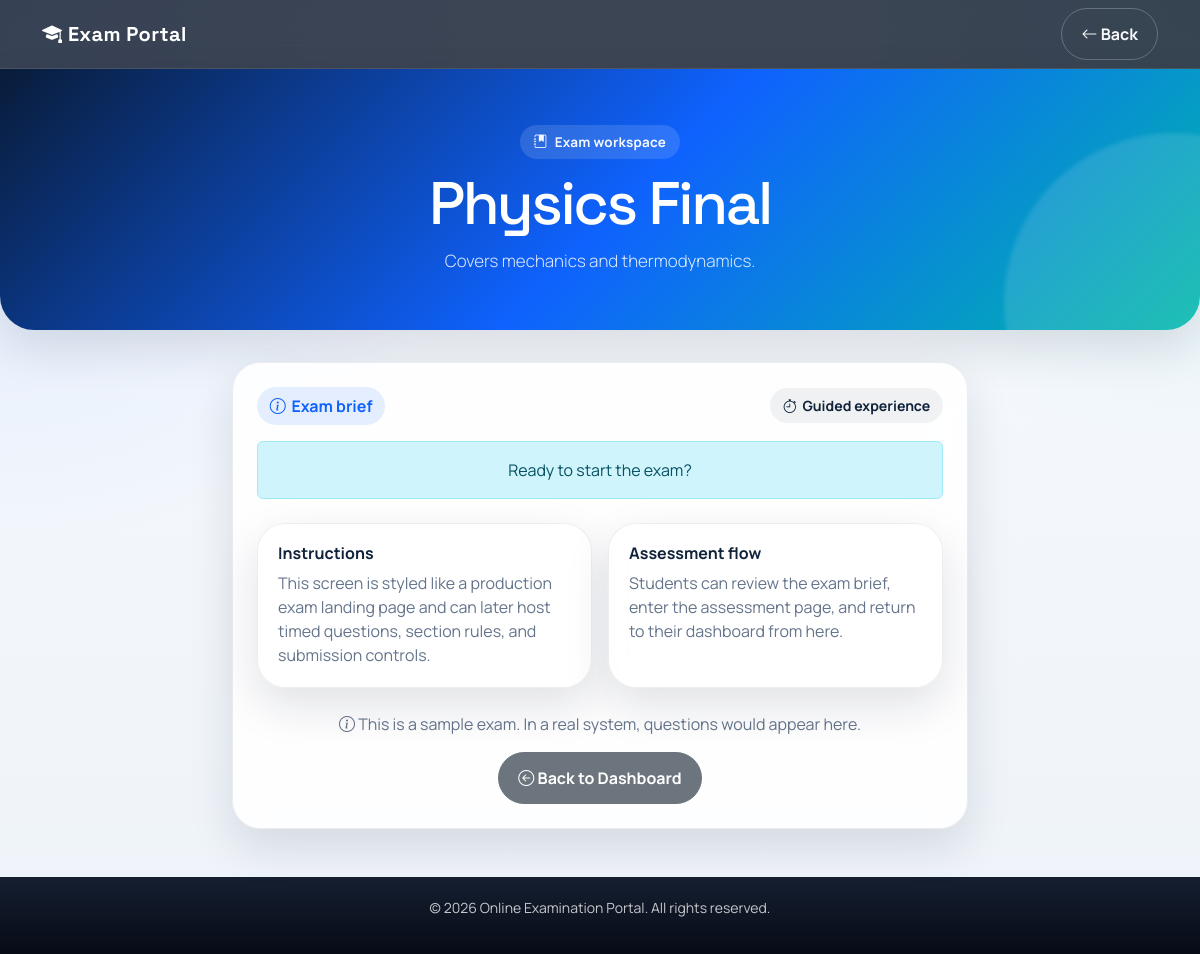
The page /exam.php?exam_id=2 on the database its author committed.
### tables this page shows
CREATE TABLE exams (
    id INT AUTO_INCREMENT PRIMARY KEY,
    title VARCHAR(100),
    description TEXT,
    created_by INT,
    created_at TIMESTAMP DEFAULT CURRENT_TIMESTAMP
);

### exam.php (the view, shortened to what this page needs)
<?php
include 'db.php';
$exam_id = (int)$_GET['exam_id'];
$query = "SELECT * FROM exams WHERE id = $exam_id";
$result = mysqli_query($conn, $query);
$exam = mysqli_fetch_assoc($result);
?>
<!DOCTYPE html>
<html lang="en">
<head>
    <link href="https://cdn.jsdelivr.net/npm/bootstrap@5.3.0/dist/css/bootstrap.min.css" rel="stylesheet">
    <link rel="stylesheet" href="https://cdn.jsdelivr.net/npm/bootstrap-icons@1.10.0/font/bootstrap-icons.css">
    <link rel="stylesheet" href="site.css">
</head>
<body>
    <nav class="navbar navbar-expand-lg navbar-dark bg-primary">
        <div class="container">
            <a class="navbar-brand" href="index.php"><i class="bi bi-mortarboard-fill"></i> Exam Portal</a>
            <div class="ms-auto">
                <a href="student_dashboard.php" class="btn btn-outline-light"><i class="bi bi-arrow-left"></i> Back</a>
            </div>
        </div>
    </nav>
    <div class="exam-header text-center">
        <div class="container">
            <span class="hero-kicker"><i class="bi bi-journal-bookmark-fill"></i> Exam workspace</span>
            <h1 class="hero-title mb-3"><?php echo htmlspecialchars($exam['title']); ?></h1>
            <p class="lead mb-0"><?php echo htmlspecialchars($exam['description']); ?></p>
        </div>
    </div>
    <div class="container">
        <div class="row justify-content-center">
            <div class="col-lg-8">
                <div class="exam-card text-center">
                    <div class="dashboard-toolbar mb-3">
                        <span class="badge-soft"><i class="bi bi-info-circle"></i> Exam brief</span>
                        <span class="pill"><i class="bi bi-stopwatch"></i> Guided experience</span>
                    </div>
                    <div id="message" class="alert alert-info"></div>
                    <div class="info-grid text-start my-4">
                        <div class="info-card">
                            <h6 class="fw-bold">Instructions</h6>
                            <p class="text-muted mb-0">This screen is styled like a production exam landing page and can later host timed questions, section rules, and submission controls.</p>
                        </div>
                        <div class="info-card">
                            <h6 class="fw-bold">Assessment flow</h6>
                            <p class="text-muted mb-0">Students can review the exam brief, enter the assessment page, and return to their dashboard from here.</p>
                        </div>
                    </div>
                    <p class="text-muted"><i class="bi bi-info-circle"></i> This is a sample exam. In a real system, questions would appear here.</p>
                    <a href="student_dashboard.php" class="btn btn-secondary"><i class="bi bi-arrow-left-circle"></i> Back to Dashboard</a>
                </div>
            </div>
        </div>
    </div>
    <div class="footer mt-5" style="background: #2d3748; color: #cbd5e0; padding: 20px 0; text-align: center;">
        <div class="container">
            <p class="small">&copy; 2026 Online Examination Portal. All rights reserved.</p>
        </div>
    </div>
</body>
</html>

### site.css (style rules this page uses)
:root { --bg: #f4f7fb; --surface: rgba(255, 255, 255, 0.88); --surface-strong: #ffffff; --text: #10233b; --muted: #64748b; --primary: #0f62fe; --primary-dark: #0b4fd6; --accent: #00b8a9; --border: rgba(16, 35, 59, 0.08); --shadow: 0 18px 45px rgba(15, 23, 42, 0.12); --radius-xl: 28px; --radius-lg: 22px; --radius-md: 16px; }
* { box-sizing: border-box; }
html { scroll-behavior: smooth; }
body { font-family: 'Manrope', sans-serif; color: var(--text); background: radial-gradient(circle at top left, rgba(15, 98, 254, 0.12), transparent 36%), radial-gradient(circle at top right, rgba(0, 184, 169, 0.12), transparent 30%), linear-gradient(180deg, #f8fbff 0%, #eef3f9 100%); min-height: 100vh; }
h1, h2, h3, h4, h5, .navbar-brand, .section-heading { font-family: 'Space Grotesk', sans-serif; }
a { color: var(--primary); }
.navbar { backdrop-filter: blur(16px); background: rgba(8, 18, 36, 0.78) !important; border-bottom: 1px solid rgba(255, 255, 255, 0.1); }
.navbar-brand { font-weight: 700; letter-spacing: 0.02em; }
.page-hero, .dashboard-header, .forum-header, .profile-header, .exam-header { position: relative; overflow: hidden; margin-bottom: 2rem; padding: 3.5rem 0; color: #fff; border-radius: 0 0 34px 34px; background: linear-gradient(135deg, #091c39 0%, #0f62fe 52%, #00b8a9 100%); box-shadow: var(--shadow); }
.page-hero::after, .dashboard-header::after, .forum-header::after, .profile-header::after, .exam-header::after { content: ''; position: absolute; inset: auto -12% -55% auto; width: 340px; height: 340px; border-radius: 50%; background: rgba(255, 255, 255, 0.12); filter: blur(2px); }
.hero-kicker, .section-kicker { display: inline-flex; align-items: center; gap: 0.45rem; padding: 0.45rem 0.85rem; border-radius: 999px; background: rgba(255, 255, 255, 0.13); color: rgba(255, 255, 255, 0.95); font-size: 0.84rem; font-weight: 700; letter-spacing: 0.02em; }
.hero-title { font-size: clamp(2.25rem, 5vw, 4.6rem); line-height: 0.95; letter-spacing: -0.04em; margin: 1rem 0; }
.hero-copy, .lead { color: rgba(255, 255, 255, 0.86); font-size: 1.06rem; }
.btn { border-radius: 999px; padding: 0.8rem 1.2rem; font-weight: 700; }
.btn-outline-light { border-color: rgba(255, 255, 255, 0.24); }
.glass-card, .search-card, .stat-card, .feature-card, .info-card, .content-card, .auth-card, .profile-card, .comment-card, .exam-card, .list-card, .dashboard-panel, .summary-card { background: var(--surface); border: 1px solid var(--border); border-radius: var(--radius-xl); box-shadow: var(--shadow); backdrop-filter: blur(18px); }
.search-card, .auth-card, .profile-card, .exam-card, .dashboard-panel, .summary-card, .content-card, .list-card { padding: 1.5rem; }
.search-card, .feature-card, .comment-card, .info-card, .stat-card, .summary-card, .content-card, .dashboard-panel, .list-card { transition: transform 180ms ease, box-shadow 180ms ease, border-color 180ms ease; }
.section-subtitle, .text-muted { color: var(--muted) !important; }
.feature-card, .info-card { padding: 1.25rem; height: 100%; }
.metric-grid, .info-grid { display: grid; gap: 1rem; }
.info-grid { grid-template-columns: repeat(auto-fit, minmax(240px, 1fr)); }
.dashboard-toolbar { display: flex; flex-wrap: wrap; gap: 0.75rem; align-items: center; justify-content: space-between; margin-bottom: 1.25rem; }
.badge-soft { display: inline-flex; align-items: center; gap: 0.35rem; padding: 0.45rem 0.8rem; border-radius: 999px; background: rgba(15, 98, 254, 0.1); color: var(--primary); font-weight: 700; }
.pill { display: inline-flex; align-items: center; gap: 0.35rem; padding: 0.45rem 0.8rem; border-radius: 999px; background: rgba(16, 35, 59, 0.06); color: var(--text); font-size: 0.88rem; font-weight: 700; }
.footer { background: linear-gradient(180deg, rgba(8, 18, 36, 0.94) 0%, rgba(6, 11, 22, 1) 100%) !important; color: rgba(255, 255, 255, 0.76) !important; }

### rows shown on the page
exams: title "Physics Final", description "Covers mechanics and thermodynamics."
